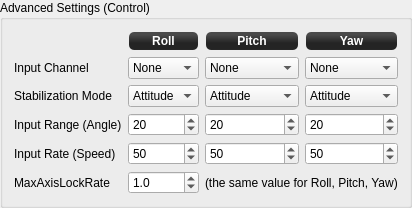
            <widget class="QGroupBox" name="groupBox">
             <property name="title">
              <string>Advanced Settings (Control)</string>
             </property>
             <layout class="QGridLayout" name="gridLayout_8">
              <item row="0" column="3">
               <widget class="QLabel" name="label_32">
                <property name="minimumSize">
                 <size>
                  <width>0</width>
                  <height>20</height>
                 </size>
                </property>
                <property name="styleSheet">
                 <string notr="true">background-color: qlineargradient(spread:reflect, x1:0.507, y1:0, x2:0.507, y2:0.772, stop:0.208955 rgba(74, 74, 74, 255), stop:0.78607 rgba(36, 36, 36, 255));
color: rgb(255, 255, 255);
border-radius: 5;
margin:1px;
font:bold;</string>
                </property>
                <property name="text">
                 <string>Yaw</string>
                </property>
                <property name="alignment">
                 <set>Qt::AlignCenter</set>
                </property>
               </widget>
              </item>
              <item row="0" column="2">
               <widget class="QLabel" name="label_33">
                <property name="minimumSize">
                 <size>
                  <width>0</width>
                  <height>20</height>
                 </size>
                </property>
                <property name="styleSheet">
                 <string notr="true">background-color: qlineargradient(spread:reflect, x1:0.507, y1:0, x2:0.507, y2:0.772, stop:0.208955 rgba(74, 74, 74, 255), stop:0.78607 rgba(36, 36, 36, 255));
color: rgb(255, 255, 255);
border-radius: 5;
margin:1px;
font:bold;</string>
                </property>
                <property name="text">
                 <string>Pitch</string>
                </property>
                <property name="alignment">
                 <set>Qt::AlignCenter</set>
                </property>
               </widget>
              </item>
              <item row="0" column="1">
               <widget class="QLabel" name="label_34">
                <property name="minimumSize">
                 <size>
                  <width>0</width>
                  <height>20</height>
                 </size>
                </property>
                <property name="styleSheet">
                 <string notr="true">background-color: qlineargradient(spread:reflect, x1:0.507, y1:0, x2:0.507, y2:0.772, stop:0.208955 rgba(74, 74, 74, 255), stop:0.78607 rgba(36, 36, 36, 255));
color: rgb(255, 255, 255);
border-radius: 5;
margin:1px;
font:bold;</string>
                </property>
                <property name="text">
                 <string>Roll</string>
                </property>
                <property name="alignment">
                 <set>Qt::AlignCenter</set>
                </property>
               </widget>
              </item>
              <item row="1" column="3">
               <widget class="QComboBox" name="yawInputChannel">
                <property name="focusPolicy">
                 <enum>Qt::StrongFocus</enum>
                </property>
                <property name="toolTip">
                 <string>Input channel to control camera yaw

Don't forget to map this channel using Input configuration tab.</string>
                </property>
                <property name="objrelation" stdset="0">
                 <stringlist>
                  <string>objname:CameraStabSettings</string>
                  <string>fieldname:Input</string>
                  <string>element:Yaw</string>
                  <string>buttongroup:1</string>
                 </stringlist>
                </property>
                <item>
                 <property name="text">
                  <string>None</string>
                 </property>
                </item>
               </widget>
              </item>
              <item row="1" column="2">
               <widget class="QComboBox" name="pitchInputChannel">
                <property name="focusPolicy">
                 <enum>Qt::StrongFocus</enum>
                </property>
                <property name="toolTip">
                 <string>Input channel to control camera pitch

Don't forget to map this channel using Input configuration tab.</string>
                </property>
                <property name="objrelation" stdset="0">
                 <stringlist>
                  <string>objname:CameraStabSettings</string>
                  <string>fieldname:Input</string>
                  <string>element:Pitch</string>
                  <string>buttongroup:1</string>
                 </stringlist>
                </property>
                <item>
                 <property name="text">
                  <string>None</string>
                 </property>
                </item>
               </widget>
              </item>
              <item row="1" column="1">
               <widget class="QComboBox" name="rollInputChannel">
                <property name="focusPolicy">
                 <enum>Qt::StrongFocus</enum>
                </property>
                <property name="toolTip">
                 <string>Input channel to control camera roll

Don't forget to map this channel using Input configuration tab.</string>
                </property>
                <property name="objrelation" stdset="0">
                 <stringlist>
                  <string>objname:CameraStabSettings</string>
                  <string>fieldname:Input</string>
                  <string>element:Roll</string>
                  <string>buttongroup:1</string>
                 </stringlist>
                </property>
                <item>
                 <property name="text">
                  <string>None</string>
                 </property>
                </item>
               </widget>
              </item>
              <item row="1" column="0">
               <widget class="QLabel" name="label_35">
                <property name="text">
                 <string>Input Channel</string>
                </property>
               </widget>
              </item>
              <item row="2" column="3">
               <widget class="QComboBox" name="yawStabilizationMode">
                <property name="focusPolicy">
                 <enum>Qt::StrongFocus</enum>
                </property>
                <property name="toolTip">
                 <string>Axis stabilization mode

Attitude: camera tracks level for the axis. Input controls the deflection.
AxisLock: camera remembers tracking attitude. Input controls the rate of deflection.</string>
                </property>
                <property name="objrelation" stdset="0">
                 <stringlist>
                  <string>objname:CameraStabSettings</string>
                  <string>fieldname:StabilizationMode</string>
                  <string>element:Yaw</string>
                  <string>buttongroup:1</string>
                 </stringlist>
                </property>
                <item>
                 <property name="text">
                  <string>Attitude</string>
                 </property>
                </item>
               </widget>
              </item>
              <item row="3" column="3">
               <widget class="QSpinBox" name="yawInputRange">
                <property name="focusPolicy">
                 <enum>Qt::StrongFocus</enum>
                </property>
                <property name="toolTip">
                 <string>Maximum camera yaw deflection for 100% input in Attitude mode, deg.</string>
                </property>
                <property name="maximum">
                 <number>180</number>
                </property>
                <property name="value">
                 <number>20</number>
                </property>
                <property name="objrelation" stdset="0">
                 <stringlist>
                  <string>objname:CameraStabSettings</string>
                  <string>fieldname:InputRange</string>
                  <string>element:Yaw</string>
                  <string>haslimits:no</string>
                  <string>scale:1</string>
                  <string>buttongroup:1</string>
                 </stringlist>
                </property>
               </widget>
              </item>
              <item row="4" column="3">
               <widget class="QSpinBox" name="yawInputRate">
                <property name="focusPolicy">
                 <enum>Qt::StrongFocus</enum>
                </property>
                <property name="toolTip">
                 <string>Maximum camera yaw rate for 100% input in AxisLock mode, deg/s.</string>
                </property>
                <property name="maximum">
                 <number>180</number>
                </property>
                <property name="value">
                 <number>50</number>
                </property>
                <property name="objrelation" stdset="0">
                 <stringlist>
                  <string>objname:CameraStabSettings</string>
                  <string>fieldname:InputRate</string>
                  <string>element:Yaw</string>
                  <string>haslimits:no</string>
                  <string>scale:1</string>
                  <string>buttongroup:1</string>
                 </stringlist>
                </property>
               </widget>
              </item>
              <item row="2" column="2">
               <widget class="QComboBox" name="pitchStabilizationMode">
                <property name="focusPolicy">
                 <enum>Qt::StrongFocus</enum>
                </property>
                <property name="toolTip">
                 <string>Axis stabilization mode

Attitude: camera tracks level for the axis. Input controls the deflection.
AxisLock: camera remembers tracking attitude. Input controls the rate of deflection.</string>
                </property>
                <property name="objrelation" stdset="0">
                 <stringlist>
                  <string>objname:CameraStabSettings</string>
                  <string>fieldname:StabilizationMode</string>
                  <string>element:Pitch</string>
                  <string>buttongroup:1</string>
                 </stringlist>
                </property>
                <item>
                 <property name="text">
                  <string>Attitude</string>
                 </property>
                </item>
               </widget>
              </item>
              <item row="3" column="2">
               <widget class="QSpinBox" name="pitchInputRange">
                <property name="focusPolicy">
                 <enum>Qt::StrongFocus</enum>
                </property>
                <property name="toolTip">
                 <string>Maximum camera pitch deflection for 100% input in Attitude mode, deg.</string>
                </property>
                <property name="maximum">
                 <number>180</number>
                </property>
                <property name="value">
                 <number>20</number>
                </property>
                <property name="objrelation" stdset="0">
                 <stringlist>
                  <string>objname:CameraStabSettings</string>
                  <string>fieldname:InputRange</string>
                  <string>element:Pitch</string>
                  <string>haslimits:no</string>
                  <string>scale:1</string>
                  <string>buttongroup:1</string>
                 </stringlist>
                </property>
               </widget>
              </item>
              <item row="4" column="2">
               <widget class="QSpinBox" name="pitchInputRate">
                <property name="focusPolicy">
                 <enum>Qt::StrongFocus</enum>
                </property>
                <property name="toolTip">
                 <string>Maximum camera pitch rate for 100% input in AxisLock mode, deg/s.</string>
                </property>
                <property name="maximum">
                 <number>180</number>
                </property>
                <property name="value">
                 <number>50</number>
                </property>
                <property name="objrelation" stdset="0">
                 <stringlist>
                  <string>objname:CameraStabSettings</string>
                  <string>fieldname:InputRate</string>
                  <string>element:Pitch</string>
                  <string>haslimits:no</string>
                  <string>scale:1</string>
                  <string>buttongroup:1</string>
                 </stringlist>
                </property>
               </widget>
              </item>
              <item row="2" column="1">
               <widget class="QComboBox" name="rollStabilizationMode">
                <property name="focusPolicy">
                 <enum>Qt::StrongFocus</enum>
                </property>
                <property name="toolTip">
                 <string>Axis stabilization mode

Attitude: camera tracks level for the axis. Input controls the deflection.
AxisLock: camera remembers tracking attitude. Input controls the rate of deflection.</string>
                </property>
                <property name="objrelation" stdset="0">
                 <stringlist>
                  <string>objname:CameraStabSettings</string>
                  <string>fieldname:StabilizationMode</string>
                  <string>element:Roll</string>
                  <string>buttongroup:1</string>
                 </stringlist>
                </property>
                <item>
                 <property name="text">
                  <string>Attitude</string>
                 </property>
                </item>
               </widget>
              </item>
              <item row="3" column="1">
               <widget class="QSpinBox" name="rollInputRange">
                <property name="focusPolicy">
                 <enum>Qt::StrongFocus</enum>
                </property>
                <property name="toolTip">
                 <string>Maximum camera roll deflection for 100% input in Attitude mode, deg.</string>
                </property>
                <property name="maximum">
                 <number>180</number>
                </property>
                <property name="value">
                 <number>20</number>
                </property>
                <property name="objrelation" stdset="0">
                 <stringlist>
                  <string>objname:CameraStabSettings</string>
                  <string>fieldname:InputRange</string>
                  <string>element:Roll</string>
                  <string>haslimits:no</string>
                  <string>scale:1</string>
                  <string>buttongroup:1</string>
                 </stringlist>
                </property>
               </widget>
              </item>
              <item row="4" column="1">
               <widget class="QSpinBox" name="rollInputRate">
                <property name="focusPolicy">
                 <enum>Qt::StrongFocus</enum>
                </property>
                <property name="toolTip">
                 <string>Maximum camera roll rate for 100% input in AxisLock mode, deg/s.</string>
                </property>
                <property name="maximum">
                 <number>180</number>
                </property>
                <property name="value">
                 <number>50</number>
                </property>
                <property name="objrelation" stdset="0">
                 <stringlist>
                  <string>objname:CameraStabSettings</string>
                  <string>fieldname:InputRate</string>
                  <string>element:Roll</string>
                  <string>haslimits:no</string>
                  <string>scale:1</string>
                  <string>buttongroup:1</string>
                 </stringlist>
                </property>
               </widget>
              </item>
              <item row="5" column="0">
               <widget class="QLabel" name="label_36">
                <property name="text">
                 <string>MaxAxisLockRate</string>
                </property>
               </widget>
              </item>
              <item row="4" column="0">
               <widget class="QLabel" name="label_38">
                <property name="text">
                 <string>Input Rate (Speed)</string>
                </property>
               </widget>
              </item>
              <item row="3" column="0">
               <widget class="QLabel" name="label_39">
                <property name="text">
                 <string>Input Range (Angle)</string>
                </property>
               </widget>
              </item>
              <item row="2" column="0">
               <widget class="QLabel" name="label_40">
                <property name="text">
                 <string>Stabilization Mode</string>
                </property>
               </widget>
              </item>
              <item row="5" column="2" colspan="2">
               <widget class="QLabel" name="label_41">
                <property name="text">
                 <string>(the same value for Roll, Pitch, Yaw)</string>
                </property>
               </widget>
              </item>
              <item row="5" column="1">
               <widget class="QDoubleSpinBox" name="MaxAxisLockRate">
                <property name="focusPolicy">
                 <enum>Qt::StrongFocus</enum>
                </property>
                <property name="toolTip">
                 <string>Stick input deadband for all axes in AxisLock mode, deg/s.

When stick input is within the MaxAxisLockRate range, camera tracks
current attitude. Otherwise it starts moving according to input with
rate depending on input value.

If you have drift in your Tx controls, you may want to increase this
value.</string>
                </property>
                <property name="decimals">
                 <number>1</number>
                </property>
                <property name="singleStep">
                 <double>0.100000000000000</double>
                </property>
                <property name="value">
                 <double>1.000000000000000</double>
                </property>
                <property name="objrelation" stdset="0">
                 <stringlist>
                  <string>objname:CameraStabSettings</string>
                  <string>fieldname:MaxAxisLockRate</string>
                  <string>haslimits:no</string>
                  <string>scale:1</string>
                  <string>buttongroup:1</string>
                 </stringlist>
                </property>
               </widget>
              </item>
             </layout>
            </widget>
